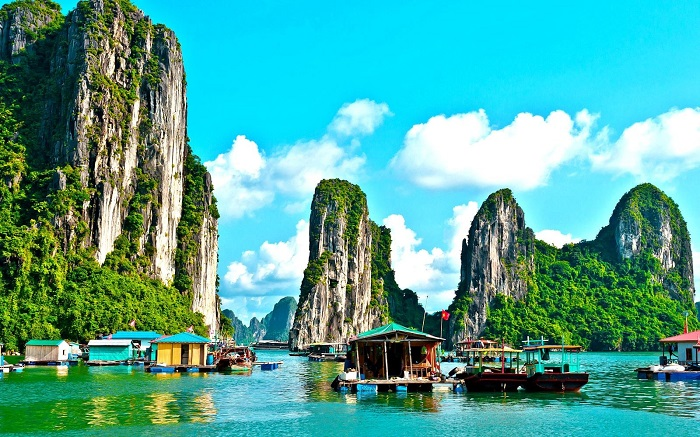
#> input picture w4/exercise/ha-long-bay-in-vietnam.jpg, 700 x 437 px; its folder holds only this picture in this run
$ jupyter execute 'bai 4.ipynb'
#> lines starting #> are read from the running program, lines starting #| are printed output that depends on the picture
[cell 1]
import cv2
import numpy as np
import matplotlib.pyplot as plt
import os
import random

def get_image_files(folder):
    exts = ('.jpg', '.jpeg', '.png', '.bmp', '.tif', '.tiff')
    return [os.path.join(folder, f) for f in os.listdir(folder) if f.lower().endswith(exts)]

def show_img(title, img):
    plt.figure(figsize=(5,5))
    plt.imshow(cv2.cvtColor(img, cv2.COLOR_BGR2RGB))
    plt.title(title)
    plt.axis('off')
    plt.show()

def fast_fourier(img):
    f = np.fft.fft2(img)
    fshift = np.fft.fftshift(f)
    magnitude_spectrum = 20 * np.log(np.abs(fshift) + 1)
    return np.uint8(255 * magnitude_spectrum / np.max(magnitude_spectrum))

def butterworth_lowpass(img, D0=30, n=2):
    rows, cols = img.shape
    crow, ccol = rows//2, cols//2
    u = np.arange(rows)
    v = np.arange(cols)
    U, V = np.meshgrid(u, v, indexing='ij')
    D = np.sqrt((U-crow)**2 + (V-ccol)**2)
    H = 1 / (1 + (D/D0)**(2*n))
    F = np.fft.fft2(img)
    Fshift = np.fft.fftshift(F)
    G = H * Fshift
    img_back = np.fft.ifft2(np.fft.ifftshift(G))
    img_back = np.abs(img_back)
    img_back = np.uint8(255 * img_back / np.max(img_back))
    return img_back

def butterworth_highpass(img, D0=30, n=2):
    rows, cols = img.shape
    crow, ccol = rows//2, cols//2
    u = np.arange(rows)
    v = np.arange(cols)
    U, V = np.meshgrid(u, v, indexing='ij')
    D = np.sqrt((U-crow)**2 + (V-ccol)**2)
    H = 1 / (1 + (D0/D)**(2*n))
    H[D==0] = 0
    F = np.fft.fft2(img)
    Fshift = np.fft.fftshift(F)
    G = H * Fshift
    img_back = np.fft.ifft2(np.fft.ifftshift(G))
    img_back = np.abs(img_back)
    img_back = np.uint8(255 * img_back / np.max(img_back))
    return img_back

def min_filter(img, ksize=3):
    return cv2.erode(img, np.ones((ksize, ksize), np.uint8))

def max_filter(img, ksize=3):
    return cv2.dilate(img, np.ones((ksize, ksize), np.uint8))

transformations = [
    ("Fast Fourier", fast_fourier),
    ("Butterworth Lowpass", butterworth_lowpass),
    ("Butterworth Highpass", butterworth_highpass)
]

folder = 'exercise'
output_folder = 'exercise_output_bai4'
os.makedirs(output_folder, exist_ok=True)
image_files = get_image_files(folder)

for img_path in image_files:
    img = cv2.imread(img_path)
#> img is the input picture: shape (437, 700, 3); mean B, G, R 153.4, 164.8, 80.7
    if img is None:
        print(f"Không thể đọc ảnh: {img_path}")
        continue

    trans_name, trans_func = random.choice(transformations)
    channels = cv2.split(img)
    new_channels = []

    for ch in channels:
        ch_trans = trans_func(ch)
        # Nếu là Butterworth Lowpass, áp dụng Min Filter
        if trans_name == "Butterworth Lowpass":
            ch_trans = min_filter(ch_trans)
        # Nếu là Butterworth Highpass, áp dụng Max Filter
        if trans_name == "Butterworth Highpass":
            ch_trans = max_filter(ch_trans)
        new_channels.append(ch_trans)
#> this loop made 3 passes
#> pass 1, in butterworth_lowpass, `D = np.sqrt((U-crow)**2 + (V-ccol)**2)`:
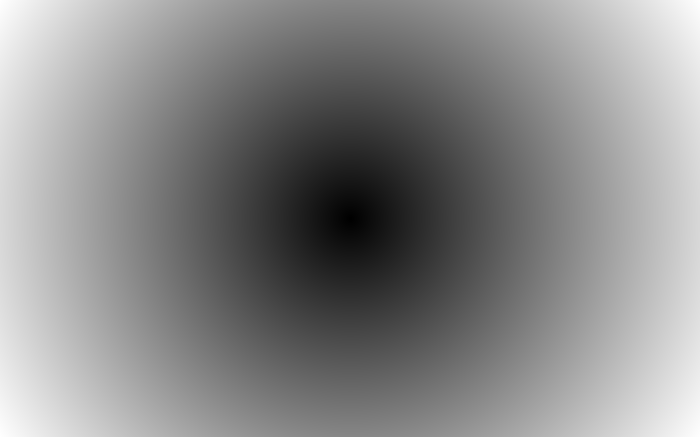
#> D: shape (437, 700) float64; min 0, max 412.3, mean 221; drawn with min black and max white
#> pass 1, in butterworth_lowpass, `H = 1 / (1 + (D/D0)**(2*n))`:
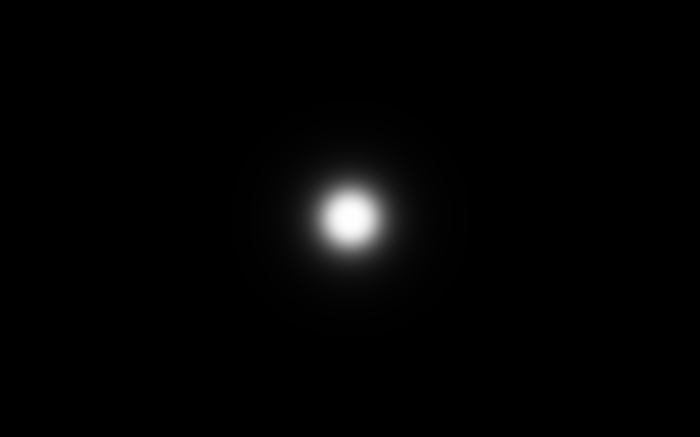
#> H: shape (437, 700) float64; min 2.8e-05, max 1, mean 0.0144
#> pass 1, in butterworth_lowpass, `img_back = np.abs(img_back)`:
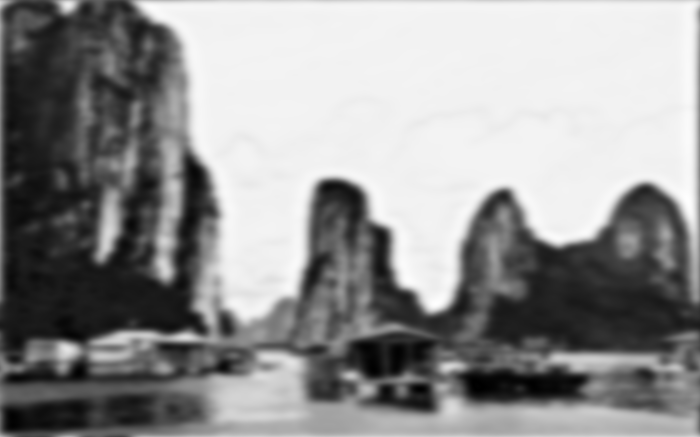
#> img_back: shape (437, 700) float64; min 0.0797, max 267, mean 153.4; drawn with min black and max white
#> after the loop, new_channels = 3 items

    img_trans = cv2.merge(new_channels)
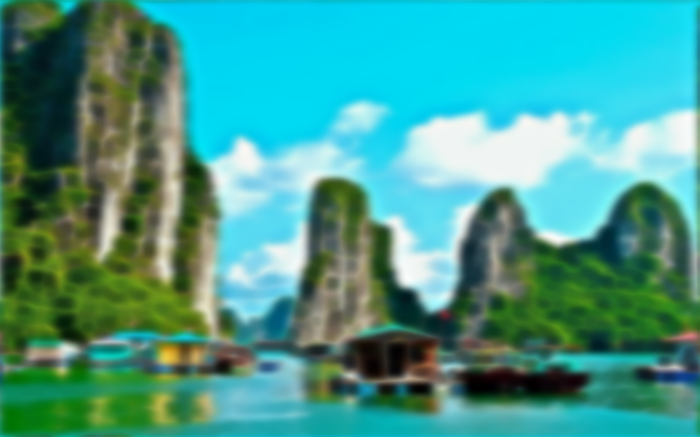
#> img_trans: shape (437, 700, 3); mean of channels 0, 1, 2 141.7, 153.7, 70.3; drawn as B, G, R
    out_path = os.path.join(
        output_folder,
        f"{os.path.splitext(os.path.basename(img_path))[0]}_{trans_name.replace(' ', '_')}.jpg"
    )
    cv2.imwrite(out_path, img_trans)
    show_img(f"{os.path.basename(img_path)} - {trans_name}", img_trans)

$ run again, on w4/exercise/pagoda.jpg
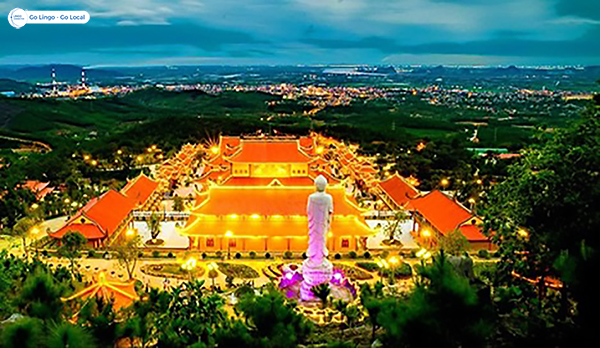
#> input picture w4/exercise/pagoda.jpg, 600 x 348 px
#> img is the input picture: shape (348, 600, 3); mean B, G, R 64.1, 94.8, 82.1
#> the loop `for ch in channels:` made 3 passes
#> pass 1, in butterworth_lowpass, `img_back = np.abs(img_back)`:
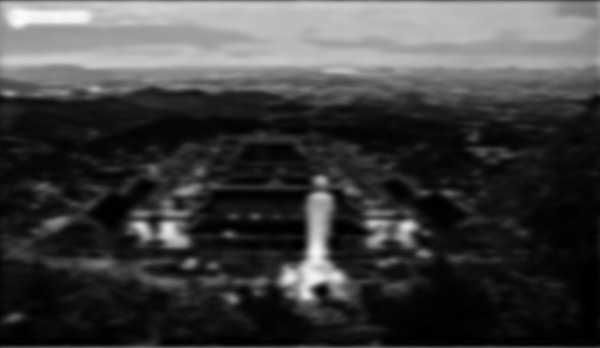
#> img_back: shape (348, 600) float64; min 0.000123, max 252.2, mean 64.1
#> after the loop `for ch in channels:`: new_channels = 3 items
#> `img_trans = cv2.merge(new_channels)`:
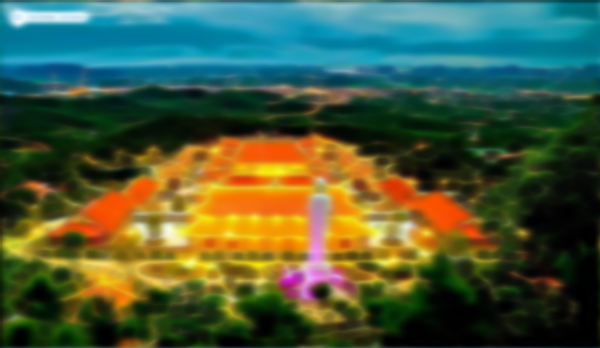
#> img_trans: shape (348, 600, 3); mean of channels 0, 1, 2 60.3, 90.3, 73.8; drawn as B, G, R

$ run again, on w4/exercise/quang_ninh.jpg
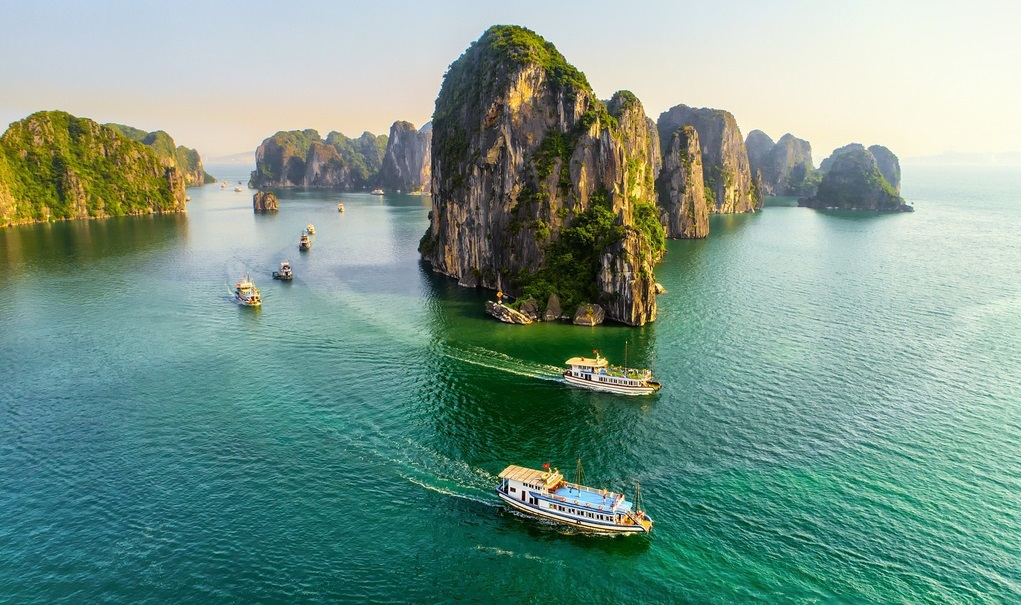
#> input picture w4/exercise/quang_ninh.jpg, 1021 x 605 px
#> img is the input picture: shape (605, 1021, 3); mean B, G, R 137.7, 151, 119.9
#> the loop `for ch in channels:` made 3 passes
#> pass 1, in butterworth_lowpass, `img_back = np.abs(img_back)`:
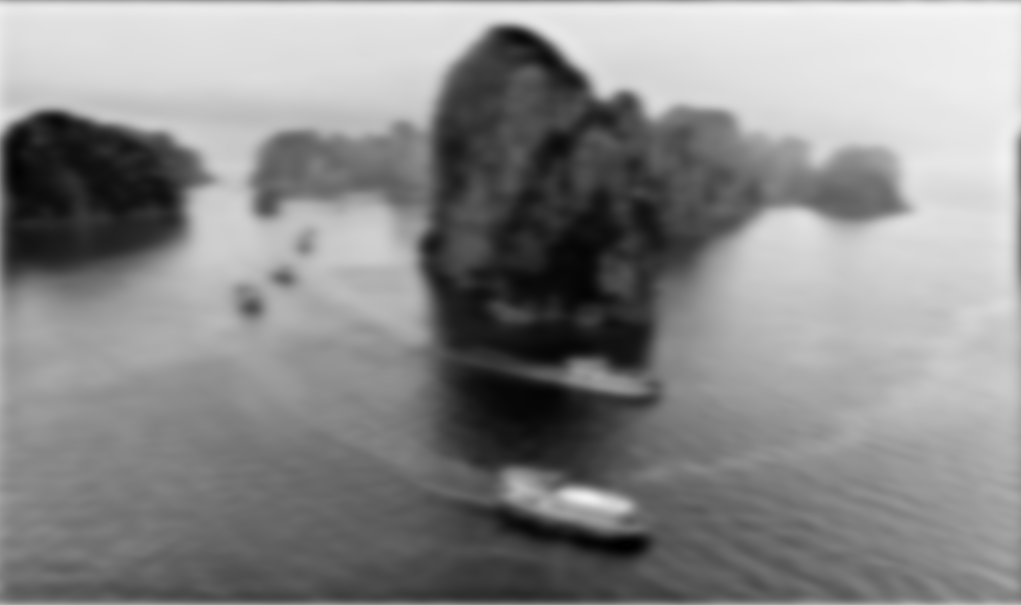
#> img_back: shape (605, 1021) float64; min 0.0072, max 244.4, mean 137.7
#> after the loop `for ch in channels:`: new_channels = 3 items
#> `img_trans = cv2.merge(new_channels)`:
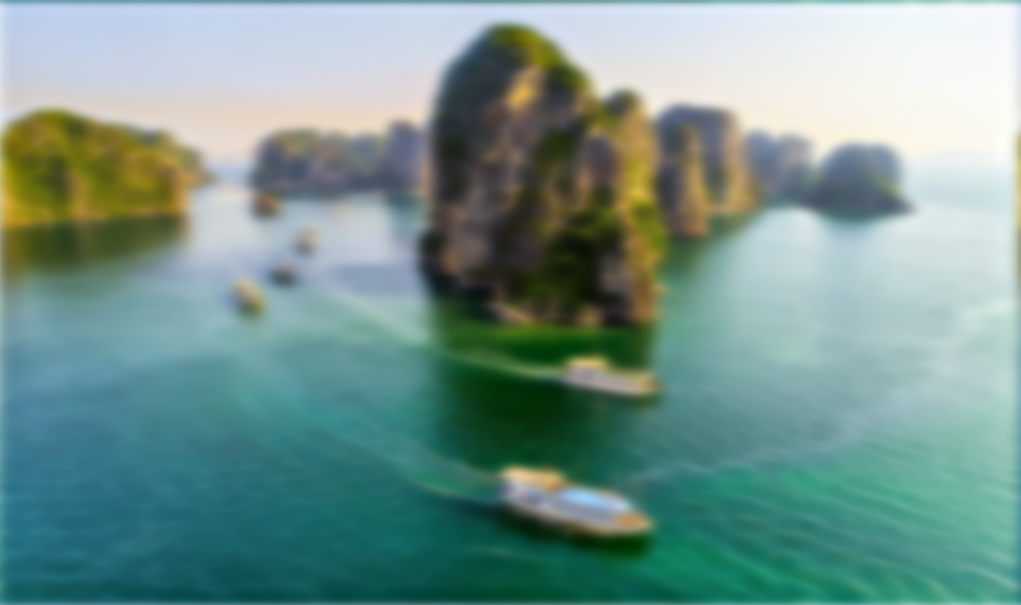
#> img_trans: shape (605, 1021, 3); mean of channels 0, 1, 2 141.2, 148.2, 116.4; drawn as B, G, R
